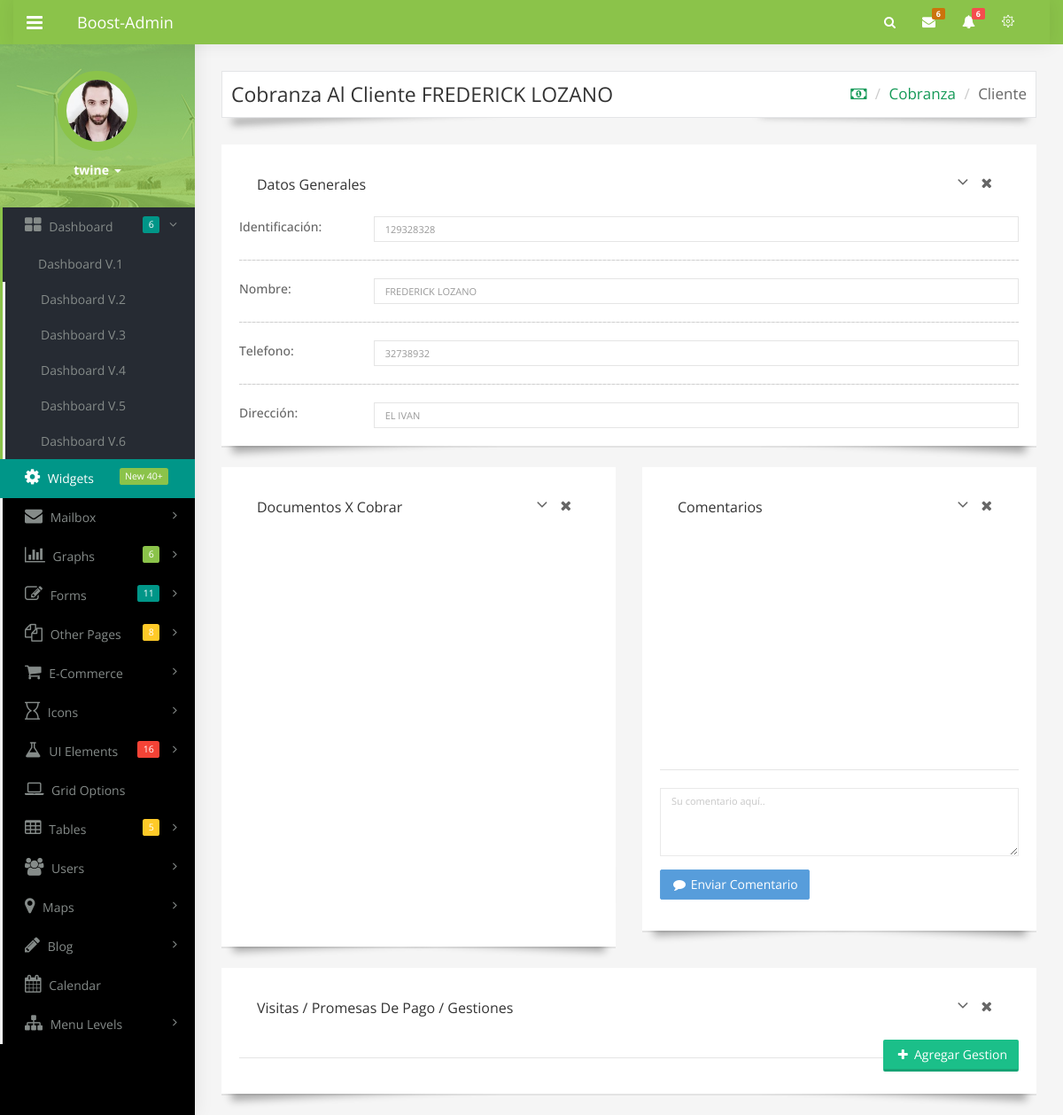
The app's page /app/cobranza_cliente/?id=1 (signed in) with its own data.
### app/models.py (models this page shows, shortened)
class Cliente(models.Model):
    identificacion = models.CharField(max_length=14)
    nombre = models.CharField(max_length=165)
    telefono = models.CharField(max_length=50)
    direccion = models.TextField(max_length=600)
    gestiones = models.ManyToManyField(Gestion)
    comentarios = models.ManyToManyField(Comentario)

### app/views.py (the view)
class cobranza_cliente(TemplateView):
    template_name = "app/cobranza_cliente.html"
    def get(self, request, *args, **kwargs):
        context = self.get_context_data()
        if request.GET.get('id'):
            id_cliente = int(request.GET.get('id'))
            cliente =  Cliente.objects.get(id=id_cliente)
            context['cliente'] = cliente
            context['facturas'] = Factura.facturas_pendientes(cliente)
            context['comentarios'] = Cliente.objects.get(id=id_cliente).comentarios.all()
        return super(cobranza_cliente, self).render_to_response(context)

### app/templates/app/cobranza_cliente.html (shortened to what this page needs)
{% extends "app/index.html" %}
{% block css-content %}
    <link href="/static/app/css/sweetalert.css" rel="stylesheet">
    <link href="/static/app/css/bootstrap-datetimepicker.css" rel="stylesheet">
{% endblock css-content %}
{% block breadcrums %}
    <div class="row">
        <div class="col-sm-12">
            <div class="page-title" style="margin-bottom: 0px;">
                <h1>Cobranza al Cliente {{ cliente.nombre }}<small></small></h1>
                <ol class="breadcrumb">
                    <li><a href="#"><i class="fa fa-money"></i></a></li>
                    <li><a href="../cobranza">Cobranza</a></li>
                    <li class="active">Cliente</li>
                </ol>
            </div>
        </div>
    </div>
{% endblock breadcrums %}
{% block cuerpo %}
    <div class="row">
        <div class="col-sm-12">
            <div class="panel panel-card recent-activites">
                <div class="panel-heading">
                    <h4 class="panel-title">Datos Generales</h4>
                    <div class="panel-actions">
                        <a href="#" class="panel-action panel-action-toggle" data-panel-toggle></a>
                        <a href="#" class="panel-action panel-action-dismiss" data-panel-dismiss></a>
                    </div>
                </div>
                <div class="panel-body">
                    <div class="row">
                        <div class="form-group">
                            <label class="col-sm-2 control-label">Identificación:</label>
                            <div class="col-sm-10">
                                <input class="form-control" disabled="true" placeholder="identificacion:" type="text" value="{{ cliente.identificacion }}">
                            </div>
                        </div>
                    </div>
                    <div class="hr-line-dashed"></div>
                    <div class="row">
                        <div class="form-group">
                            <label class="col-sm-2 control-label">Nombre:</label>
                            <div class="col-sm-10">
                                <input class="form-control" disabled="true" placeholder="Nombre:" type="text" value="{{ cliente.nombre }}">
                            </div>
                        </div>
                    </div>
                    <div class="hr-line-dashed"></div>
                    <div class="row">
                        <div class="form-group">
                            <label class="col-sm-2 control-label">Telefono:</label>
                            <div class="col-sm-10">
                                <input class="form-control" disabled="true" placeholder="Telefono:" type="text" value="{{ cliente.telefono }}">
                            </div>
                        </div>
                    </div>
                    <div class="hr-line-dashed"></div>
                    <div class="row">
                        <div class="form-group">
                            <label class="col-sm-2 control-label">Dirección:</label>
                            <div class="col-sm-10">
                                <input class="form-control" disabled="true" placeholder="Dirección:" type="text" value="{{ cliente.direccion }}">
                            </div>
                        </div>
                    </div>
                </div>
            </div>
        </div>
    </div>
    <div class="row">
        <div class="col-lg-6 col-sm12">
            <div class="panel panel-card recent-activites">
                <div class="panel-heading">
                    <h4 class="panel-title">Documentos x Cobrar</h4>
                    <div class="panel-actions">
                        <a href="#" class="panel-action panel-action-toggle" data-panel-toggle></a>
                        <a href="#" class="panel-action panel-action-dismiss" data-panel-dismiss></a>
                    </div>
                </div>
                <div class="panel-body">
                    <div class="nano has-scrollbar" style="height:440px">
                        <div class="nano-content pad-all" tabindex="0" style="right: -17px;">
                        </div>
                    </div>
                </div>
            </div>
        </div>
        <div class="col-lg-6 col-sm12">
            <div class="panel panel-card recent-activites ">
                <div class="panel-heading">
                    <h4 class="panel-title">Comentarios</h4>
                    <div class="panel-actions">
                        <a href="#" class="panel-action panel-action-toggle" data-panel-toggle></a>
                        <a href="#" class="panel-action panel-action-dismiss" data-panel-dismiss></a>
                    </div>
                </div>
                <div class="panel-body">
                    <div class="nano has-scrollbar" style="height:240px">
                        <div class="nano-content pad-all" tabindex="0" style="right: -17px;">
                        </div>
                    </div>
                    <hr>
                    <div class="form-horizontal">
                        <div class="form-group">
                            <div class="col-xs-12">
                                <textarea id="post-comment" name="post-comment" rows="4" placeholder="Su comentario aquí.." class="form-control"></textarea>
                            </div>
                        </div>
                        <div class="form-group">
                            <div class="col-xs-12">
                                <a href="javascript:void(0)" id="comentar" class="btn btn-effect-ripple btn-primary"> <i class="fa fa-comment fa-fw"></i> Enviar comentario</a>
                            </div>
                        </div>
                    </div>
                </div>
            </div>
        </div>
    </div>
    <div class="row">
        <div class="col-sm-12">
            <div class="panel panel-card recent-activites">
                <div class="panel-heading">
                    <h4 class="panel-title">Visitas / Promesas de pago / Gestiones</h4>
                    <div class="panel-actions">
                        <a href="#" class="panel-action panel-action-toggle" data-panel-toggle></a>
                        <a href="#" class="panel-action panel-action-dismiss" data-panel-dismiss></a>
                    </div>
                </div>
                <div class="panel-body">
                    <div class="float-right right align-right">
                         <a id="btnAgregarGestion" style="float: right" class="btn btn-success btn-3d" href="javascript:void(0)"><i class="fa fa-plus fa-fw"></i> Agregar gestion</a>
                    </div>
                    <hr/>
                </div>
            </div>
        </div>
    </div>
{% endblock cuerpo %}

### app/templates/app/index.html (shortened to what this page needs)
<!DOCTYPE html>
<html lang="en">
<head>
        <link href="/static/app/bootstrap/css/bootstrap.min.css" rel="stylesheet">
        <link href="/static/app/css/waves.min.css" type="text/css" rel="stylesheet">
        <link rel="stylesheet" href="/static/app/css/nanoscroller.css">
        <link href="/static/app/css/morris-0.4.3.min.css" rel="stylesheet">
        <link href="/static/app/css/menu-light.css" type="text/css" rel="stylesheet">
        <link href="/static/app/css/style.css" type="text/css" rel="stylesheet">
        <link href="/static/app/font-awesome/css/font-awesome.min.css" rel="stylesheet">
        <link href="/static/app/css/themify-icons.css" rel="stylesheet">
        <link href="/static/app/css/color.css" rel="stylesheet">
        <link href="/static/app/css/app.min.1.css" rel="stylesheet">
        <link href="/static/app/css/fullcalendar.min.css" rel="stylesheet">
        {% block css-content %}
        {% endblock css-content %}
    </head>
    <body class="green dark">
        {% block static-navbar %}
        <nav class="navbar navbar-default yamm navbar-fixed-top">
            <div class="container-fluid">
                <button type="button" class="navbar-minimalize minimalize-styl-2  pull-left "><i class="fa fa-bars"></i></button>
                <div class="navbar-header">
                    <a class="navbar-brand" href="#">   Boost-Admin</a>
                </div>
                <div id="navbar" class="navbar-collapse collapse">
                    <ul class="nav navbar-nav navbar-right navbar-top-drops">
                        <li> <span class="search-icon"><i class="fa fa-search"></i></span>
                        </li>
                        <li class="dropdown"><a href="#" class="dropdown-toggle button-wave" data-toggle="dropdown"><i class="fa fa-envelope"></i> <span class="badge badge-xs badge-info">6</span></a>
                        </li>
                        <li class="dropdown"><a href="#" class="dropdown-toggle button-wave" data-toggle="dropdown"><i class="fa fa-bell"></i> <span class="badge badge-xs badge-warning">6</span></a>
                        </li>
                        <li class="dropdown opt"><a href="#" class="dropdown-toggle button-wave" data-toggle="dropdown"><span class="ti-settings"></span></a>
                        </li>
                    </ul>
                </div>
            </div>
        </nav>
        {% endblock static-navbar %}
        <section class="page">
          {% block aside-bar %}
            <nav class="navbar-aside navbar-static-side" role="navigation">
                <div class="sidebar-collapse nano">
                    <div class="nano-content">
                        <ul class="nav metismenu" id="side-menu">
                            <li class="nav-header">
                                <div class="dropdown side-profile text-left">
                                    <span style="display: block;">
                                        <img alt="image" class="img-circle" src="/static/app/images/avtar-1.jpg" width="40">
                                    </span>
                                    <a data-toggle="dropdown" class="dropdown-toggle" href="#">
                                        <span class="clear" style="display: block;"> <span class="block m-t-xs"> <strong class="font-bold">{{user.username}} <b class="caret"></b></strong>
                                            </span></span> </a>
                                </div>
                            </li>
                            <li class="active">
                                <a href="#"><i class="fa fa-th-large"></i> <span class="nav-label">Dashboard </span><span class="fa arrow"></span><span class="label label-rouded pull-right p1-bg note-icon">6</span></a>
                                <ul class="nav nav-second-level collapse">
                                    <li><a href="index.html">Dashboard V.1</a></li>
                                    <li><a href="index-2.html">Dashboard V.2 </a></li>
                                    <li><a href="index-3.html">Dashboard V.3 </a></li>
                                    <li><a href="index-4.html">Dashboard V.4 </a></li>
                                    <li><a href="index-5.html">Dashboard V.5 </a></li> <li><a href="index-6.html">Dashboard V.6 </a></li>
                            </ul>
                        </li>
                         <li class="p1-bg">
                            <a href="widgets.html"><i class="fa fa-cog"></i> <span class="nav-label">Widgets </span><span class="label label-rouded pull-right p3-bg note-icon">New 40+</span></a>
                        </li>
                            <li>
                                <a href="mailbox.html"><i class="fa fa-envelope"></i> <span class="nav-label">Mailbox </span><span class="fa arrow"></span></a>
                            </li>
                            <li>
                                <a href="#"><i class="fa fa-bar-chart"></i> <span class="nav-label">Graphs</span><span class="fa arrow"></span><span class="label label-rouded pull-right p3-bg note-icon">6</span></a>
                            </li>
                            <li>
                                <a href="#"><i class="fa fa-edit"></i> <span class="nav-label">Forms</span><span class="fa arrow"></span><span class="label label-rouded pull-right p1-bg note-icon">11</span></a>
                            </li>
                            <li>
                                <a href="#"><i class="fa fa-files-o"></i> <span class="nav-label">Other Pages</span><span class="fa arrow"></span><span class="label label-rouded pull-right p4-bg note-icon">8</span></a>
                            </li>
                            <li>
                                <a href="#"><i class="fa fa-shopping-cart"></i> <span class="nav-label">E-commerce</span><span class="fa arrow"></span></a>
                            </li>
                            <li>
                                <a href="#"><i class="fa fa-hourglass-o"></i> <span class="nav-label">Icons</span><span class="fa arrow"></span></a>
                            </li>
                            <li>
                                <a href="#"><i class="fa fa-flask"></i> <span class="nav-label">UI Elements</span><span class="fa arrow"></span><span class="label label-rouded pull-right p2-bg note-icon">16</span></a>
                            </li>
                            <li>
                                <a href="grid_options.html"><i class="fa fa-laptop"></i> <span class="nav-label">Grid options</span></a>
                            </li>
                            <li>
                                <a href="#"><i class="fa fa-table"></i> <span class="nav-label">Tables</span><span class="fa arrow"></span><span class="label label-rouded pull-right p4-bg note-icon">5</span></a>
                            </li>
                            <li>
                                <a href="#"><i class="fa fa-users"></i> <span class="nav-label">Users</span><span class="fa arrow"></span></a>
                            </li>
                            <li>
                                <a href="#"><i class="fa fa-map-marker"></i> <span class="nav-label">maps</span><span class="fa arrow"></span></a>
                            </li>
                            <li>
                                <a href="#"><i class="fa fa-pencil"></i> <span class="nav-label">Blog</span><span class="fa arrow"></span></a>
                            </li>
                            <li><a href="calendar.html"><i class="fa fa-calendar"></i>  <span class="nav-label">Calendar </span></a></li>
                            <li>
                                <a href="#"><i class="fa fa-sitemap"></i> <span class="nav-label">Menu Levels </span><span class="fa arrow"></span></a>
                            </li>
                        </ul>
                    </div>
                </div>
            </nav>
          {% endblock aside-bar %}
            <div id="wrapper">
                <div class="content-wrapper container">
                    {% block breadcrums %}{% endblock breadcrums %}
                </div>
                <div class="content-wrapper container">
                     {% block cuerpo %}{% endblock cuerpo %}
                </div>
            </div>
        </section>
    </body>
</html>

### records on screen
Cliente: nombre "FREDERICK LOZANO", identificacion "129328328", telefono "32738932", direccion "EL IVAN"

### other values on screen
{{ user.username }} "twine"
